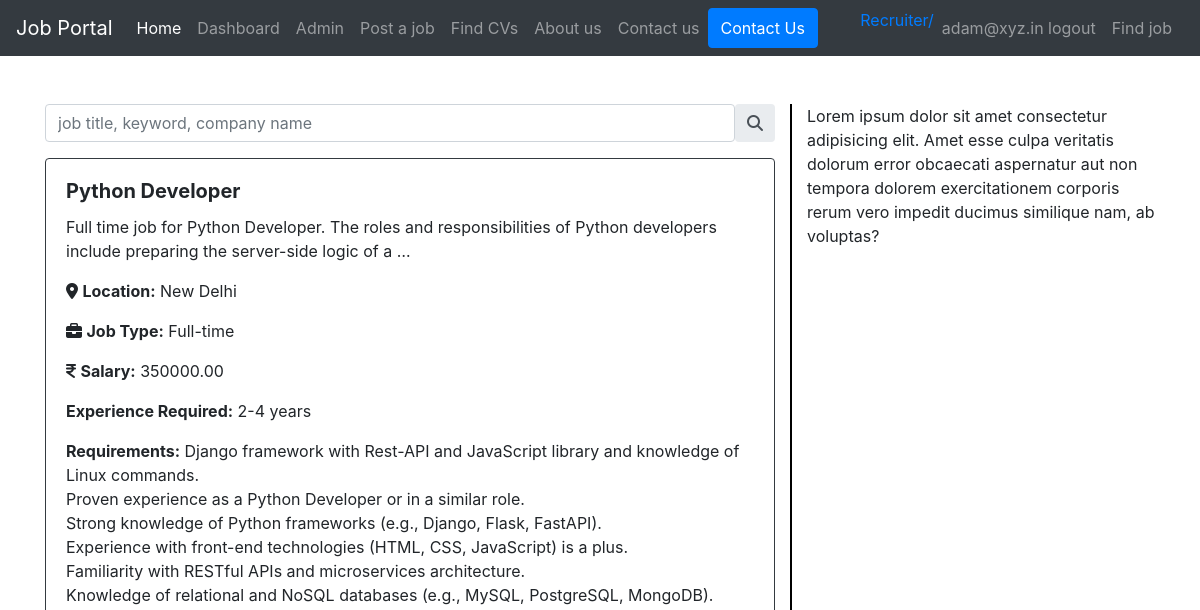
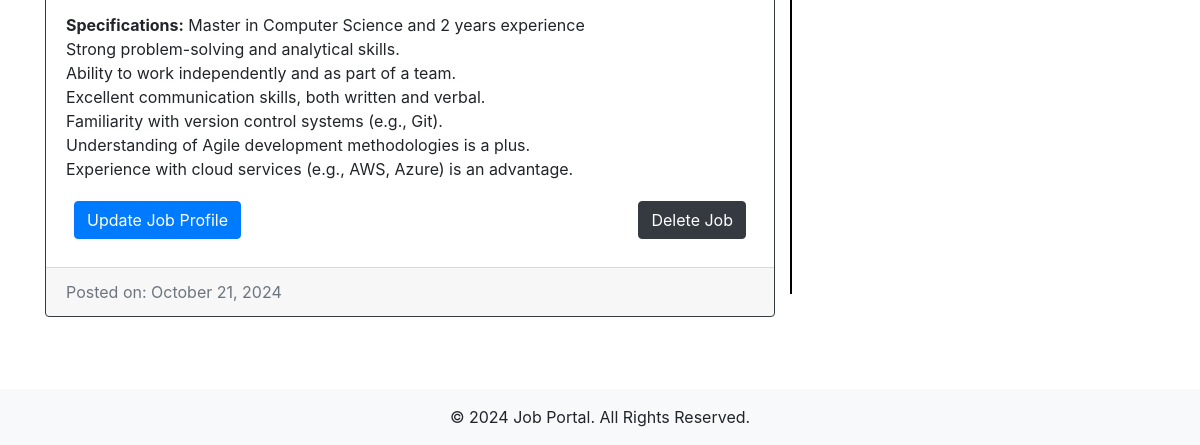
/recruiter_job_view/ (signed in), run on an earlier commit of the app's database (2 pictures, top to bottom).
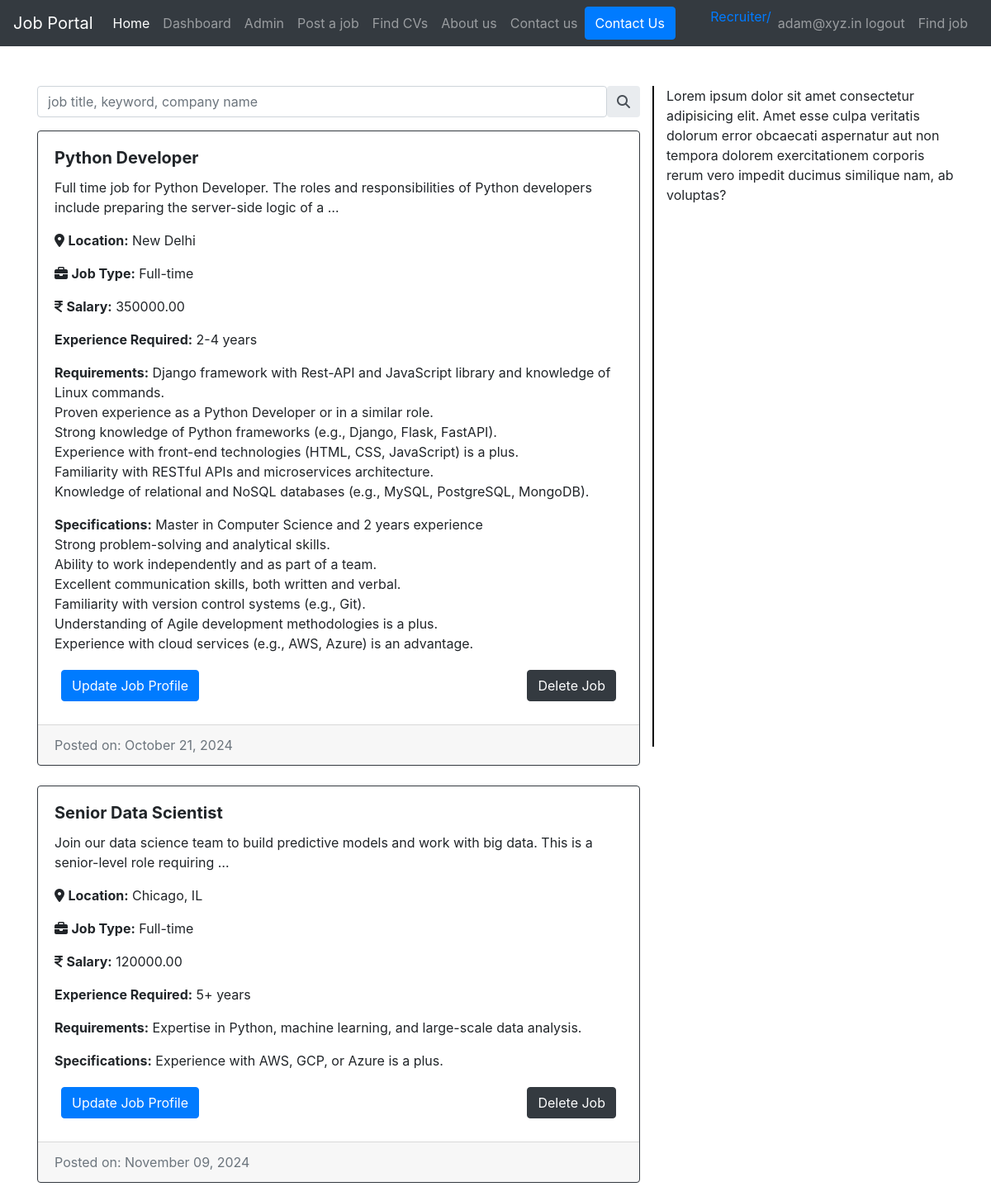
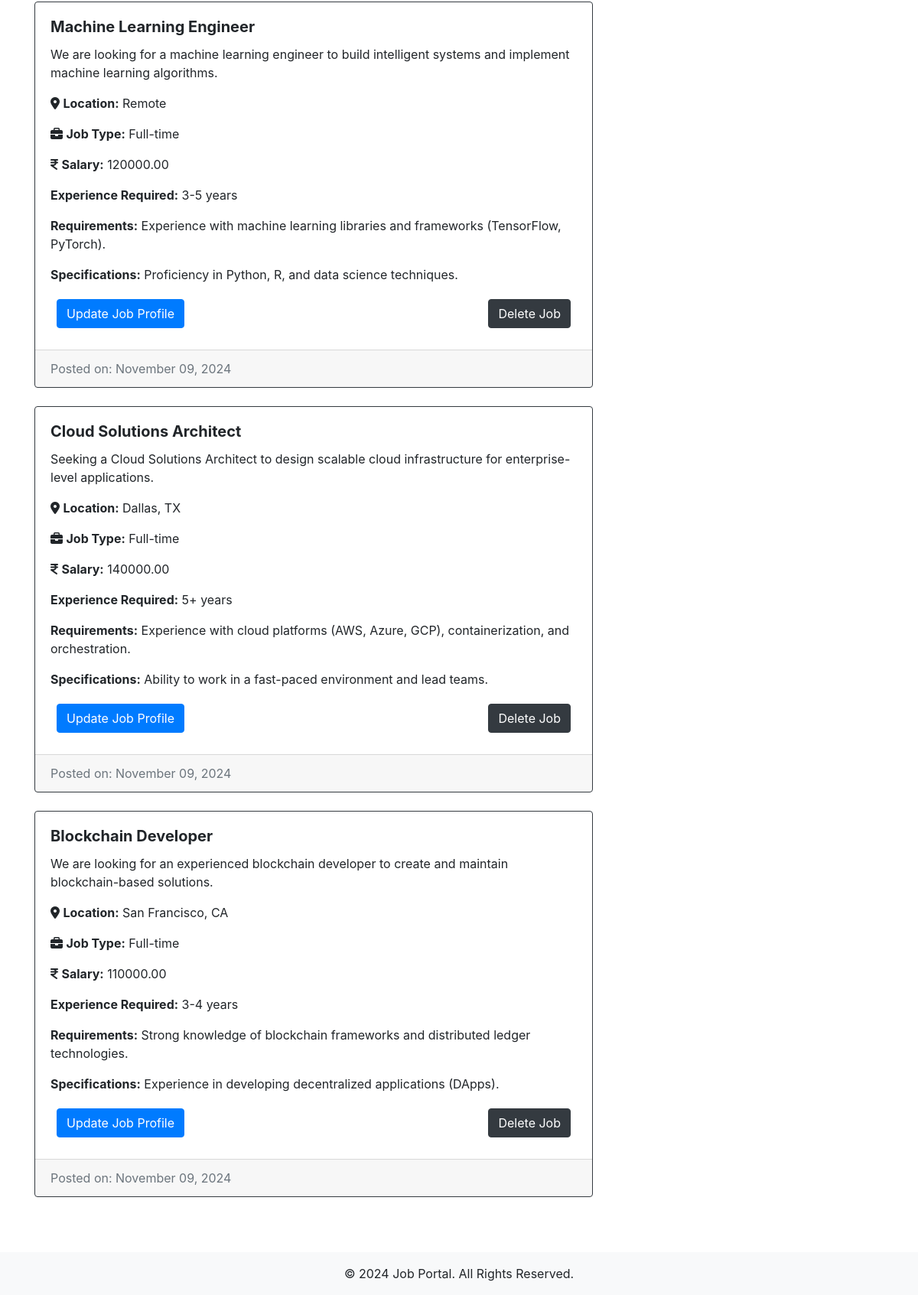
And on a later commit of the database (2 pictures, top to bottom).
### users/models.py (models this page shows)
class CustomUser(AbstractUser):
    username=None  #Removed the username field*/
    email = models.EmailField(_("email address"), unique=True)
    USER_TYPE_CHOICES = (
        ('candidate', 'Candidate'),
        ('recruiter', 'Recruiter'),
    )
    user_type = models.CharField(max_length=10, choices=USER_TYPE_CHOICES)
    USERNAME_FIELD="email"
    REQUIRED_FIELDS=[]
    objects=CustomUserManager()
    def __str__(self):
        return  f'{self.email} {self.first_name}'

### JobApp/models.py (models this page shows, shortened)
class Job(models.Model):
    recruiter = models.ForeignKey(
        CustomUser,
        on_delete=models.CASCADE,
        limit_choices_to={'user_type': 'recruiter'}
    )
    title = models.CharField(max_length=255)
    description = models.TextField()
    location = models.CharField(max_length=255)
    job_type = models.CharField(
        max_length=50,
        choices=[
            ('full-time', 'Full-time'),
            ('part-time', 'Part-time'),
            ('internship', 'Internship')
        ]
    )
    salary = models.DecimalField(
        max_digits=10,
        decimal_places=2,
        null=True,
        blank=True
    )
    skills =models.ManyToManyField("Skill", related_name='technical_skill',blank=True)
    requirements = models.TextField(help_text="List of job requirements")
    experience_required = models.CharField(
        max_length=100,
        help_text="Required experience level"
    )
    specifications = models.TextField(
        null=True,
        blank=True,
        help_text="Any other specific requirements"
    )
    education=models.CharField(_("Education"), max_length=50,choices=education, default='masters')
    language=models.CharField(_("Languages"), max_length=50,choices=language,default='eng')
    schedule=models.CharField(_("Shift and schedule"), max_length=50,choices=shift,default='morning')
    work_mode = models.CharField(
        max_length=10,
        choices=WORK_MODE_CHOICES,
        default='Onsite',  # Default to 'Onsite'
    )
    created_at = models.DateTimeField(auto_now_add=True, null=True)
    updated_at = models.DateTimeField(auto_now=True, null=True)
    is_published = models.BooleanField(default=False)
    is_closed = models.BooleanField(default=False)
    Vacancy = models.CharField(max_length=10, null=True)
    passedout = models.CharField(max_length=30 ,default='2023-2024')
    timestamp = models.DateTimeField(auto_now=True)
    end_date = models.DateField(max_length=20, null=True,default='None')
    gender = models.CharField(max_length=30,choices=gender_chioce ,blank=True)

### JobApp/permission.py (the view)
    def wrap(request, *args, **kwargs):
        if request.user.user_type == 'recruiter':
            return function(request, *args, **kwargs)
        else:
            raise PermissionDenied

### JobApp/permission.py (called while the page is built)
def user_is_recruiter(function):
    def wrap(request, *args, **kwargs):
        if request.user.user_type == 'recruiter':
            return function(request, *args, **kwargs)
        else:
            raise PermissionDenied
    return wrap

### JobApp/views.py (called while the page is built)
@login_required(login_url=reverse_lazy('Account:signin'))
@user_is_recruiter
def recruiter_job_view(request):
    if request.user.is_authenticated:
        recruiter_jobs=Job.objects.filter(recruiter=request.user)
        print(request.user)
        return render(request, 'JobApp/recruiterJobPage.html', {'recruiter_jobs':recruiter_jobs})
    else:
        return redirect('Account:signin')

### templates/JobApp/recruiterJobPage.html (shortened to what this page needs)
{% extends "base.html" %}
{% load static %}
{% block content %}
<link rel="stylesheet" href="https://cdnjs.cloudflare.com/ajax/libs/font-awesome/6.6.0/css/all.min.css" />
{% include "recruiter_navbar.html" %}
{% if recruiter_jobs %}
<div class="container my-5">
    <div class="row">
        <div class="col-md-8">
            <div class="input-group rounded mb-3">
                <input type="search" class="form-control rounded" placeholder="job title, keyword, company name" aria-label="Search" aria-describedby="search-addon" />
                <span class="input-group-text border-0" id="search-addon">
                    <i class="fas fa-search"></i>
                </span>
            </div>
            {% for job in recruiter_jobs %}
            <div class="card  shadow-sm mb-4 border border-dark rounded" >
                <article class="card-body">
                    <h5 class="card-title"><b>{{ job.title }}</b></h5>
                    <p class="card-text">{{ job.description|truncatewords:20 }}</p>
                    <p><i class="fa-sharp fa-solid fa-location-dot"></i>
                        <strong>Location:</strong> {{ job.location }}</p>
                    <p><i class="fa-solid fa-briefcase"></i> <strong>Job Type:</strong> {{ job.get_job_type_display }}</p>
                    <p> <i class="fa-solid fa-indian-rupee-sign"></i> <strong>Salary:</strong> {{ job.salary|default:"Not specified" }}</p>
                    <p> <strong>Experience Required:</strong> {{ job.experience_required }}</p>
                    <p><strong>Requirements:</strong> {{ job.requirements|linebreaksbr }}</p>
                    {% if job.specifications %}
                    <p><strong>Specifications:</strong> {{ job.specifications|linebreaksbr }}</p>
                    {% endif %}
                    <div class="row p-1 m-1 d-flex justify-content-between">
                        <a href="" class="btn btn-primary">Update Job Profile</a>
                        <a href="" class="btn btn-dark">Delete Job</a>
                    </div>
                </article>
                <div class="card-footer text-muted">
                    Posted on: {{ job.created_at|date:"F d, Y" }}
                </div>
            </div>
            {% endfor %}
        </div>
        <div class="col-md-4" style="border-left: 2px solid black; height: 100vh;">
            <p>Lorem ipsum dolor sit amet consectetur adipisicing elit. Amet esse culpa veritatis dolorum error obcaecati aspernatur aut non tempora dolorem exercitationem corporis rerum vero impedit ducimus similique nam, ab voluptas?</p>
        </div>
    </div>
</div>
{% endif %}
<footer class="bg-light py-3">
    <div class="container">
        <p class="text-center mb-0">&copy; 2024 Job Portal. All Rights Reserved.</p>
    </div>
</footer>
{% endblock %}

### templates/base.html (shortened to what this page needs)
<!DOCTYPE html>
<html>
<head>
    <link rel="stylesheet" href="https://cdn.jsdelivr.net/npm/bootstrap@4.0.0/dist/css/bootstrap.min.css">
</head>
<body>
    {% block content %}{% endblock  %}
</body>
</html>

### templates/recruiter_navbar.html (shortened to what this page needs)
<nav class="navbar navbar-expand-lg navbar-dark bg-dark">
    <a class="navbar-brand" href="#">Job Portal</a>
    <div class="collapse navbar-collapse" id="navbarSupportedContent">
      <ul class="navbar-nav mr-auto">
        <li class="nav-item active">
          <a class="nav-link" href="{% url 'JobApp:job_view' %}">Home <span class="sr-only">(current)</span></a>
        </li>
        <li class="nav-item">
          <a class="nav-link" href="{% url 'JobApp:dashboard_view' %}">Dashboard</a>
        </li>
        <li class="nav-item">
          <a class="nav-link" href="/">Admin</a>
        </li>
        <li class="nav-item">
          <a class="nav-link" href="">Post a job</a>
        </li>
        <li class="nav-item">
          <a class="nav-link" href=""> Find CVs</a>
        </li>
        <li class="nav-item">
          <a class="nav-link" href="{% url 'JobApp:about_us' %}" data-bs-toggle="modal" data-bs-target="#contactModal">About us</a>
        </li>
        <li class="nav-item">
          <a class="nav-link" href="{% url 'JobApp:contact_us' %}">Contact us</a>
        </li>
        <button type="button" class="btn btn-primary" data-toggle="modal" data-target="#contactModal">
          Contact Us
      </button>
      </ul>
      <ul class="nav navbar-nav navbar-right mr-1">
        {% if user.is_authenticated %}
         {% if user.user_type == 'candidate' %}
         <li><a href="{% url 'Account:candidate_profile' %}">Candidate/</a></li>
     {% elif user.user_type == 'recruiter' %}
         <li><a href="{% url 'Account:recruiter_profile' %}">Recruiter/</a></li>
     {% endif %}
        <li class="nav-item">
            <a href="{% url 'Account:signout' %}" class="nav-link"> {{ request.user }}logout</a>
        </li>
        {% else %}
        <li class=" nav-item "><a href="" class="nav-link"> |</a></li>
      <li class="nav-item">
          <a href="{% url 'Account:signin' %}" class="nav-link"> Sign in</a>
      </li>
        {% endif %}
        <li class="nav-item">
          <a href="{% url 'JobApp:job_view' %}" class="nav-link">Find job</a>
        </li>
      </ul>
    </div>
  </nav>

What changed in the data, as far as the page shows it:
added Job: title "Senior Data Scientist", description "Join our data science team to build predictive models and work with big data. This is a senior-level role requiring …", location "Chicago, IL", job_type "Full-time", salary "120000.00", experience_required "5+ years", requirements "Expertise in Python, machine learning, and large-scale data analysis.", specifications "Experience with AWS, GCP, or Azure is a plus.", created_at "November 09, 2024"
added Job: title "Machine Learning Engineer", description "We are looking for a machine learning engineer to build intelligent systems and implement machine learning algorithms.", location "Remote", job_type "Full-time", salary "120000.00", experience_required "3-5 years", requirements "Experience with machine learning libraries and frameworks (TensorFlow, PyTorch).", specifications "Proficiency in Python, R, and data science techniques.", created_at "November 09, 2024"
added Job: title "Cloud Solutions Architect", description "Seeking a Cloud Solutions Architect to design scalable cloud infrastructure for enterprise-level applications.", location "Dallas, TX", job_type "Full-time", salary "140000.00", experience_required "5+ years", requirements "Experience with cloud platforms (AWS, Azure, GCP), containerization, and orchestration.", specifications "Ability to work in a fast-paced environment and lead teams.", created_at "November 09, 2024"
added Job: title "Blockchain Developer", description "We are looking for an experienced blockchain developer to create and maintain blockchain-based solutions.", location "San Francisco, CA", job_type "Full-time", salary "110000.00", experience_required "3-4 years", requirements "Strong knowledge of blockchain frameworks and distributed ledger technologies.", specifications "Experience in developing decentralized applications (DApps).", created_at "November 09, 2024"
